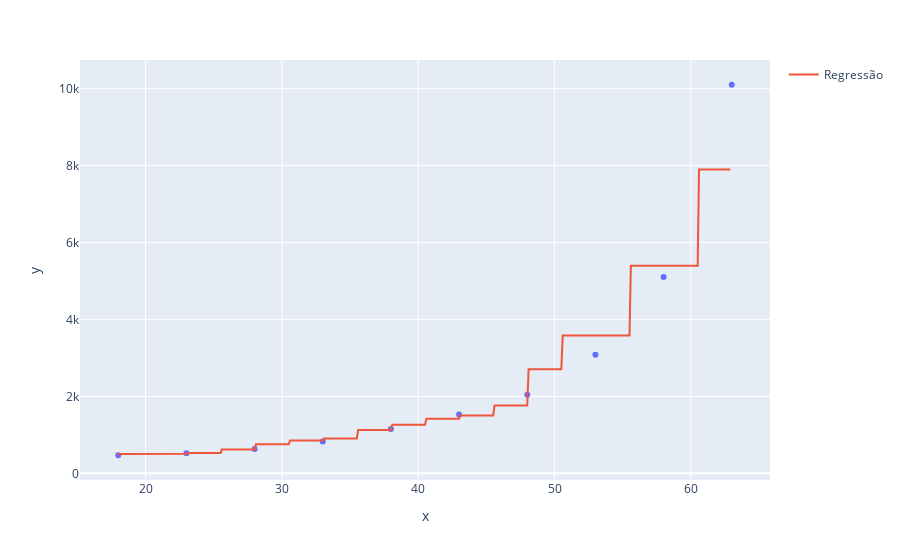

The notebook cell this image was saved under:
### Code cell
grafico = px.scatter(x= X.ravel(), y= Y)
grafico.add_scatter(x = X_teste.ravel(), y= regressor_forest.predict(X_teste), name="Regressão")
grafico.show()

### Figure 1 — Plotly figure (JSON) as saved in the notebook; plotly's stock layout.template omitted (floating-point values rounded to 4 significant figures; data arrays with more than 128 entries replaced by an {"elided": "..."} marker saying what was removed)
{"data": [{"hovertemplate": "x=%{x}<br>y=%{y}<extra></extra>", "legendgroup": "", "marker": {"color": "#636efa", "symbol": "circle"}, "mode": "markers", "name": "", "orientation": "v", "showlegend": false, "type": "scatter", "x": [18, 23, 28, 33, 38, 43, 48, 53, 58, 63], "xaxis": "x", "y": [470, 520, 630, 830, 1150, 1530, 2040, 3080, 5100, 10100], "yaxis": "y"}, {"name": "Regressão", "type": "scatter", "x": {"elided": "450 float values"}, "y": {"elided": "450 int values"}}], "layout": {"legend": {"tracegroupgap": 0}, "margin": {"t": 60}, "xaxis": {"anchor": "y", "domain": [0, 1], "title": {"text": "x"}}, "yaxis": {"anchor": "x", "domain": [0, 1], "title": {"text": "y"}}}}
